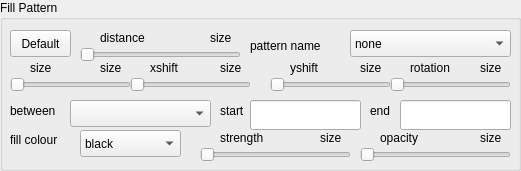
    <widget class="QGroupBox" name="groupBox_19">
     <property name="geometry">
      <rect>
       <x>10</x>
       <y>660</y>
       <width>521</width>
       <height>171</height>
      </rect>
     </property>
     <property name="title">
      <string>Fill Pattern</string>
     </property>
     <widget class="QPushButton" name="fct_pb_default_pattern_distance">
      <property name="geometry">
       <rect>
        <x>10</x>
        <y>30</y>
        <width>61</width>
        <height>27</height>
       </rect>
      </property>
      <property name="focusPolicy">
       <enum>Qt::NoFocus</enum>
      </property>
      <property name="text">
       <string>Default</string>
      </property>
     </widget>
     <widget class="QSlider" name="fct_hslider_pattern_distance">
      <property name="geometry">
       <rect>
        <x>80</x>
        <y>40</y>
        <width>161</width>
        <height>29</height>
       </rect>
      </property>
      <property name="focusPolicy">
       <enum>Qt::ClickFocus</enum>
      </property>
      <property name="maximum">
       <number>30</number>
      </property>
      <property name="singleStep">
       <number>1</number>
      </property>
      <property name="value">
       <number>0</number>
      </property>
      <property name="orientation">
       <enum>Qt::Horizontal</enum>
      </property>
     </widget>
     <widget class="QLabel" name="label_229">
      <property name="geometry">
       <rect>
        <x>410</x>
        <y>60</y>
        <width>81</width>
        <height>17</height>
       </rect>
      </property>
      <property name="focusPolicy">
       <enum>Qt::ClickFocus</enum>
      </property>
      <property name="text">
       <string>rotation</string>
      </property>
     </widget>
     <widget class="QLabel" name="fct_label_pattern_distance">
      <property name="geometry">
       <rect>
        <x>210</x>
        <y>30</y>
        <width>41</width>
        <height>17</height>
       </rect>
      </property>
      <property name="focusPolicy">
       <enum>Qt::ClickFocus</enum>
      </property>
      <property name="text">
       <string>size</string>
      </property>
     </widget>
     <widget class="QSlider" name="fct_hslider_pattern_size">
      <property name="geometry">
       <rect>
        <x>10</x>
        <y>70</y>
        <width>121</width>
        <height>29</height>
       </rect>
      </property>
      <property name="focusPolicy">
       <enum>Qt::ClickFocus</enum>
      </property>
      <property name="maximum">
       <number>40</number>
      </property>
      <property name="singleStep">
       <number>1</number>
      </property>
      <property name="value">
       <number>0</number>
      </property>
      <property name="orientation">
       <enum>Qt::Horizontal</enum>
      </property>
     </widget>
     <widget class="QLabel" name="label_230">
      <property name="geometry">
       <rect>
        <x>30</x>
        <y>60</y>
        <width>41</width>
        <height>17</height>
       </rect>
      </property>
      <property name="focusPolicy">
       <enum>Qt::ClickFocus</enum>
      </property>
      <property name="text">
       <string>size</string>
      </property>
     </widget>
     <widget class="QLabel" name="fct_label_pattern_size">
      <property name="geometry">
       <rect>
        <x>100</x>
        <y>60</y>
        <width>41</width>
        <height>17</height>
       </rect>
      </property>
      <property name="focusPolicy">
       <enum>Qt::ClickFocus</enum>
      </property>
      <property name="text">
       <string>size</string>
      </property>
     </widget>
     <widget class="QLabel" name="label_231">
      <property name="geometry">
       <rect>
        <x>250</x>
        <y>30</y>
        <width>101</width>
        <height>31</height>
       </rect>
      </property>
      <property name="text">
       <string>pattern name</string>
      </property>
     </widget>
     <widget class="QComboBox" name="fct_cb_selector_pattern_name">
      <property name="geometry">
       <rect>
        <x>350</x>
        <y>30</y>
        <width>161</width>
        <height>27</height>
       </rect>
      </property>
      <property name="focusPolicy">
       <enum>Qt::ClickFocus</enum>
      </property>
      <item>
       <property name="text">
        <string>none</string>
       </property>
      </item>
      <item>
       <property name="text">
        <string>solid</string>
       </property>
      </item>
      <item>
       <property name="text">
        <string>horizontal lines</string>
       </property>
      </item>
      <item>
       <property name="text">
        <string>vertical lines</string>
       </property>
      </item>
      <item>
       <property name="text">
        <string>north east lines</string>
       </property>
      </item>
      <item>
       <property name="text">
        <string>north west lines</string>
       </property>
      </item>
      <item>
       <property name="text">
        <string>grid</string>
       </property>
      </item>
      <item>
       <property name="text">
        <string>crosshatch</string>
       </property>
      </item>
      <item>
       <property name="text">
        <string>dots</string>
       </property>
      </item>
      <item>
       <property name="text">
        <string>crosshatch dots</string>
       </property>
      </item>
      <item>
       <property name="text">
        <string>bricks</string>
       </property>
      </item>
      <item>
       <property name="text">
        <string>checkerboard</string>
       </property>
      </item>
      <item>
       <property name="text">
        <string>Lines</string>
       </property>
      </item>
      <item>
       <property name="text">
        <string>Hatch</string>
       </property>
      </item>
      <item>
       <property name="text">
        <string>Dots</string>
       </property>
      </item>
      <item>
       <property name="text">
        <string>Fivepointed stars</string>
       </property>
      </item>
      <item>
       <property name="text">
        <string>Sixpointed stars</string>
       </property>
      </item>
     </widget>
     <widget class="QLabel" name="fct_label_pattern_rotation">
      <property name="geometry">
       <rect>
        <x>480</x>
        <y>60</y>
        <width>31</width>
        <height>17</height>
       </rect>
      </property>
      <property name="focusPolicy">
       <enum>Qt::ClickFocus</enum>
      </property>
      <property name="text">
       <string>size</string>
      </property>
     </widget>
     <widget class="QLabel" name="label_232">
      <property name="geometry">
       <rect>
        <x>100</x>
        <y>30</y>
        <width>61</width>
        <height>17</height>
       </rect>
      </property>
      <property name="focusPolicy">
       <enum>Qt::ClickFocus</enum>
      </property>
      <property name="text">
       <string>distance</string>
      </property>
     </widget>
     <widget class="QSlider" name="fct_hslider_pattern_rotation">
      <property name="geometry">
       <rect>
        <x>390</x>
        <y>70</y>
        <width>121</width>
        <height>29</height>
       </rect>
      </property>
      <property name="focusPolicy">
       <enum>Qt::ClickFocus</enum>
      </property>
      <property name="minimum">
       <number>0</number>
      </property>
      <property name="maximum">
       <number>180</number>
      </property>
      <property name="singleStep">
       <number>1</number>
      </property>
      <property name="value">
       <number>0</number>
      </property>
      <property name="orientation">
       <enum>Qt::Horizontal</enum>
      </property>
     </widget>
     <widget class="QSlider" name="fct_hslider_pattern_xshift">
      <property name="geometry">
       <rect>
        <x>130</x>
        <y>70</y>
        <width>121</width>
        <height>29</height>
       </rect>
      </property>
      <property name="focusPolicy">
       <enum>Qt::ClickFocus</enum>
      </property>
      <property name="maximum">
       <number>40</number>
      </property>
      <property name="singleStep">
       <number>1</number>
      </property>
      <property name="value">
       <number>0</number>
      </property>
      <property name="orientation">
       <enum>Qt::Horizontal</enum>
      </property>
     </widget>
     <widget class="QLabel" name="label_233">
      <property name="geometry">
       <rect>
        <x>150</x>
        <y>60</y>
        <width>41</width>
        <height>17</height>
       </rect>
      </property>
      <property name="focusPolicy">
       <enum>Qt::ClickFocus</enum>
      </property>
      <property name="text">
       <string>xshift</string>
      </property>
     </widget>
     <widget class="QLabel" name="fct_label_pattern_xshift">
      <property name="geometry">
       <rect>
        <x>220</x>
        <y>60</y>
        <width>41</width>
        <height>17</height>
       </rect>
      </property>
      <property name="focusPolicy">
       <enum>Qt::ClickFocus</enum>
      </property>
      <property name="text">
       <string>size</string>
      </property>
     </widget>
     <widget class="QSlider" name="fct_hslider_pattern_yshift">
      <property name="geometry">
       <rect>
        <x>270</x>
        <y>70</y>
        <width>121</width>
        <height>29</height>
       </rect>
      </property>
      <property name="focusPolicy">
       <enum>Qt::ClickFocus</enum>
      </property>
      <property name="maximum">
       <number>40</number>
      </property>
      <property name="singleStep">
       <number>1</number>
      </property>
      <property name="value">
       <number>0</number>
      </property>
      <property name="orientation">
       <enum>Qt::Horizontal</enum>
      </property>
     </widget>
     <widget class="QLabel" name="fct_label_pattern_yshift">
      <property name="geometry">
       <rect>
        <x>360</x>
        <y>60</y>
        <width>41</width>
        <height>17</height>
       </rect>
      </property>
      <property name="focusPolicy">
       <enum>Qt::ClickFocus</enum>
      </property>
      <property name="text">
       <string>size</string>
      </property>
     </widget>
     <widget class="QLabel" name="label_234">
      <property name="geometry">
       <rect>
        <x>290</x>
        <y>60</y>
        <width>41</width>
        <height>17</height>
       </rect>
      </property>
      <property name="focusPolicy">
       <enum>Qt::ClickFocus</enum>
      </property>
      <property name="text">
       <string>yshift</string>
      </property>
     </widget>
     <widget class="QLabel" name="label_236">
      <property name="geometry">
       <rect>
        <x>220</x>
        <y>100</y>
        <width>41</width>
        <height>21</height>
       </rect>
      </property>
      <property name="text">
       <string>start</string>
      </property>
     </widget>
     <widget class="QLineEdit" name="fct_le_fill_start">
      <property name="geometry">
       <rect>
        <x>250</x>
        <y>100</y>
        <width>111</width>
        <height>30</height>
       </rect>
      </property>
      <property name="focusPolicy">
       <enum>Qt::ClickFocus</enum>
      </property>
     </widget>
     <widget class="QLabel" name="label_235">
      <property name="geometry">
       <rect>
        <x>370</x>
        <y>100</y>
        <width>31</width>
        <height>21</height>
       </rect>
      </property>
      <property name="text">
       <string>end</string>
      </property>
     </widget>
     <widget class="QLineEdit" name="fct_le_fill_end">
      <property name="geometry">
       <rect>
        <x>400</x>
        <y>100</y>
        <width>111</width>
        <height>30</height>
       </rect>
      </property>
      <property name="focusPolicy">
       <enum>Qt::ClickFocus</enum>
      </property>
     </widget>
     <widget class="QComboBox" name="fct_cb_selector_pattern_between">
      <property name="geometry">
       <rect>
        <x>70</x>
        <y>100</y>
        <width>141</width>
        <height>27</height>
       </rect>
      </property>
      <property name="focusPolicy">
       <enum>Qt::ClickFocus</enum>
      </property>
     </widget>
     <widget class="QLabel" name="label_207">
      <property name="geometry">
       <rect>
        <x>10</x>
        <y>130</y>
        <width>71</width>
        <height>21</height>
       </rect>
      </property>
      <property name="focusPolicy">
       <enum>Qt::ClickFocus</enum>
      </property>
      <property name="text">
       <string>fill colour</string>
      </property>
     </widget>
     <widget class="QComboBox" name="fct_cb_selector_fill_colour_name">
      <property name="geometry">
       <rect>
        <x>80</x>
        <y>130</y>
        <width>101</width>
        <height>27</height>
       </rect>
      </property>
      <property name="focusPolicy">
       <enum>Qt::ClickFocus</enum>
      </property>
      <item>
       <property name="text">
        <string>black</string>
       </property>
      </item>
      <item>
       <property name="text">
        <string>blue</string>
       </property>
      </item>
      <item>
       <property name="text">
        <string>brown</string>
       </property>
      </item>
      <item>
       <property name="text">
        <string>cyan</string>
       </property>
      </item>
      <item>
       <property name="text">
        <string>darkgray</string>
       </property>
      </item>
      <item>
       <property name="text">
        <string>gray</string>
       </property>
      </item>
      <item>
       <property name="text">
        <string>green</string>
       </property>
      </item>
      <item>
       <property name="text">
        <string>lightgray</string>
       </property>
      </item>
      <item>
       <property name="text">
        <string>lime</string>
       </property>
      </item>
      <item>
       <property name="text">
        <string>magenta</string>
       </property>
      </item>
      <item>
       <property name="text">
        <string>olive</string>
       </property>
      </item>
      <item>
       <property name="text">
        <string>orange</string>
       </property>
      </item>
      <item>
       <property name="text">
        <string>pink</string>
       </property>
      </item>
      <item>
       <property name="text">
        <string>purple</string>
       </property>
      </item>
      <item>
       <property name="text">
        <string>red</string>
       </property>
      </item>
      <item>
       <property name="text">
        <string>teal</string>
       </property>
      </item>
      <item>
       <property name="text">
        <string>violet</string>
       </property>
      </item>
      <item>
       <property name="text">
        <string>white</string>
       </property>
      </item>
      <item>
       <property name="text">
        <string>yellow</string>
       </property>
      </item>
     </widget>
     <widget class="QLabel" name="fct_label_fill_strength">
      <property name="geometry">
       <rect>
        <x>320</x>
        <y>130</y>
        <width>41</width>
        <height>17</height>
       </rect>
      </property>
      <property name="focusPolicy">
       <enum>Qt::ClickFocus</enum>
      </property>
      <property name="text">
       <string>size</string>
      </property>
     </widget>
     <widget class="QLabel" name="label_225">
      <property name="geometry">
       <rect>
        <x>220</x>
        <y>130</y>
        <width>81</width>
        <height>17</height>
       </rect>
      </property>
      <property name="focusPolicy">
       <enum>Qt::ClickFocus</enum>
      </property>
      <property name="text">
       <string>strength</string>
      </property>
     </widget>
     <widget class="QSlider" name="fct_hslider_fill_strength">
      <property name="geometry">
       <rect>
        <x>200</x>
        <y>140</y>
        <width>151</width>
        <height>29</height>
       </rect>
      </property>
      <property name="focusPolicy">
       <enum>Qt::ClickFocus</enum>
      </property>
      <property name="maximum">
       <number>100</number>
      </property>
      <property name="singleStep">
       <number>1</number>
      </property>
      <property name="value">
       <number>0</number>
      </property>
      <property name="orientation">
       <enum>Qt::Horizontal</enum>
      </property>
     </widget>
     <widget class="QLabel" name="fct_label_fill_opacity">
      <property name="geometry">
       <rect>
        <x>480</x>
        <y>130</y>
        <width>41</width>
        <height>17</height>
       </rect>
      </property>
      <property name="focusPolicy">
       <enum>Qt::ClickFocus</enum>
      </property>
      <property name="text">
       <string>size</string>
      </property>
     </widget>
     <widget class="QLabel" name="label_198">
      <property name="geometry">
       <rect>
        <x>380</x>
        <y>130</y>
        <width>81</width>
        <height>17</height>
       </rect>
      </property>
      <property name="focusPolicy">
       <enum>Qt::ClickFocus</enum>
      </property>
      <property name="text">
       <string>opacity</string>
      </property>
     </widget>
     <widget class="QSlider" name="fct_hslider_fill_opacity">
      <property name="geometry">
       <rect>
        <x>360</x>
        <y>140</y>
        <width>151</width>
        <height>29</height>
       </rect>
      </property>
      <property name="focusPolicy">
       <enum>Qt::ClickFocus</enum>
      </property>
      <property name="maximum">
       <number>100</number>
      </property>
      <property name="singleStep">
       <number>1</number>
      </property>
      <property name="value">
       <number>0</number>
      </property>
      <property name="orientation">
       <enum>Qt::Horizontal</enum>
      </property>
     </widget>
     <widget class="QLabel" name="label_227">
      <property name="geometry">
       <rect>
        <x>10</x>
        <y>100</y>
        <width>66</width>
        <height>21</height>
       </rect>
      </property>
      <property name="text">
       <string>between</string>
      </property>
     </widget>
    </widget>
